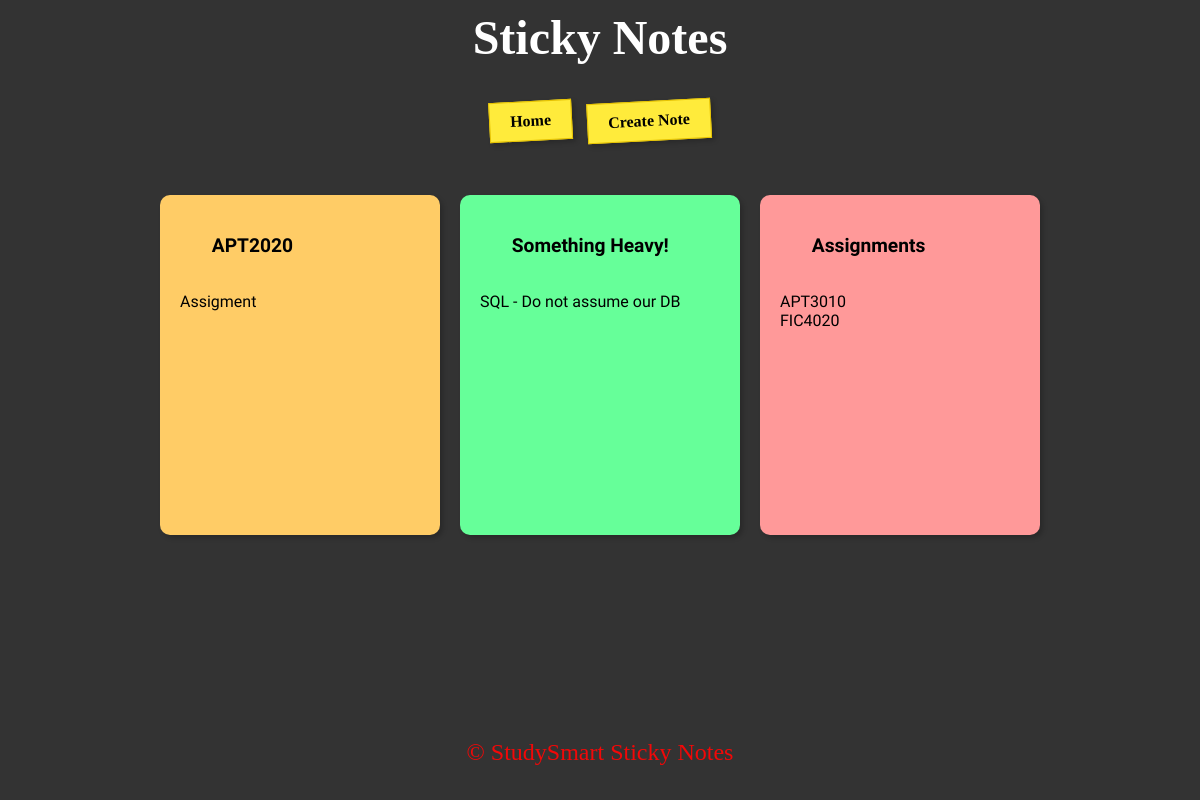
Page /stickynote/ on the earlier database version.
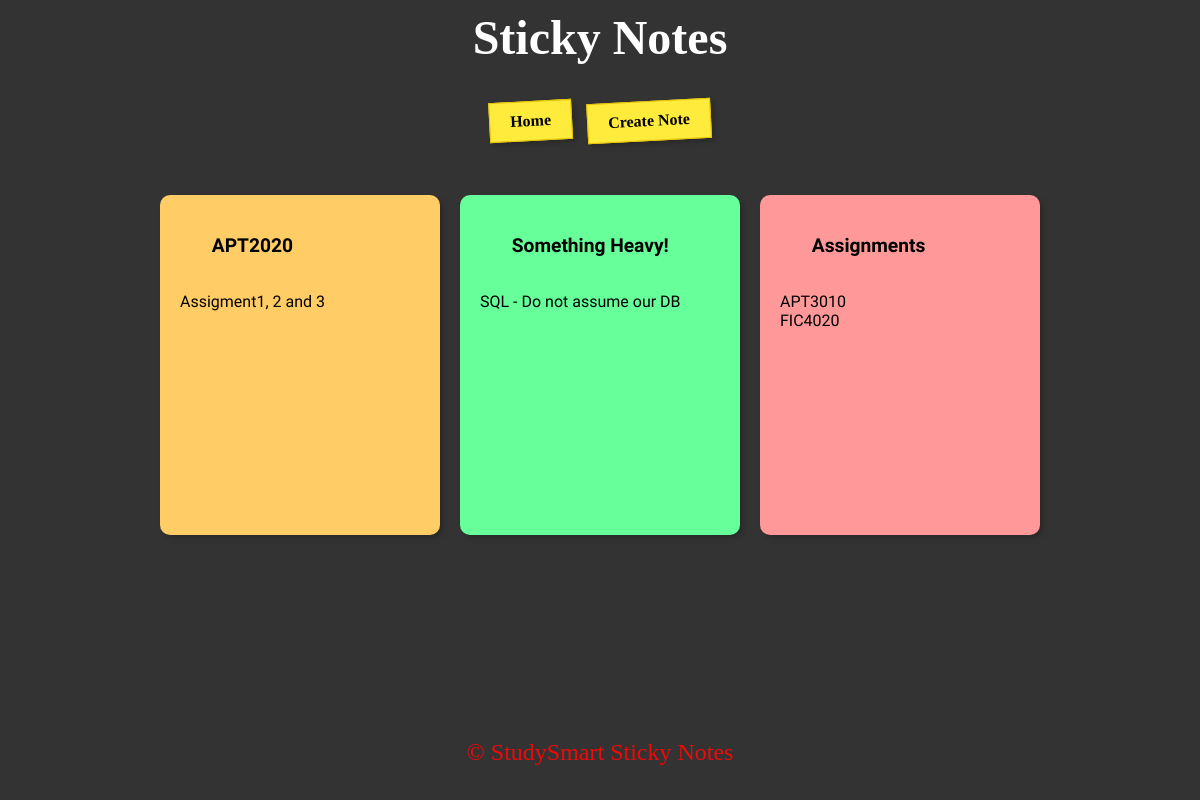
Same page on the later database version.
### stickynote/models.py (models this page shows, shortened)
class StickyNotes(models.Model):  # Class to display sticky note
    title = models.CharField(max_length=22)  # Max len for error handling
    content = models.TextField(max_length=250)
    created_at = models.DateTimeField(auto_now_add=True)
    updated_at = models.DateTimeField(auto_now=True)
    class Meta:  # Using Djangos inbuilt function for timestamp
        ordering = ["-created_at"]

### stickynote/views.py (the view)
# urls.py: path('', views.sticky_note_list, name='note_list'),
def sticky_note_list(request):
    notes = StickyNotes.objects.all()
    return render(request, "sticky_notes/note_list.html", {"notes": notes})

### stickynote/templates/sticky_notes/note_list.html (shortened to what this page needs)
{% extends "sticky_notes/base.html" %}
{% block content %}
  <div class="sticky-note-container">
    {% for note in notes %}
      <div class="sticky-note">
        <a href="{% url 'note_detail' pk=note.pk %}">{{ note.title }}</a>
        <p>{{ note.content|linebreaks }}</p>
      </div>
    {% endfor %}
  </div>
{% endblock %}

Differences in the rows shown:
changed StickyNotes "APT2020": content "Assigment" → "Assigment1, 2 and 3"
